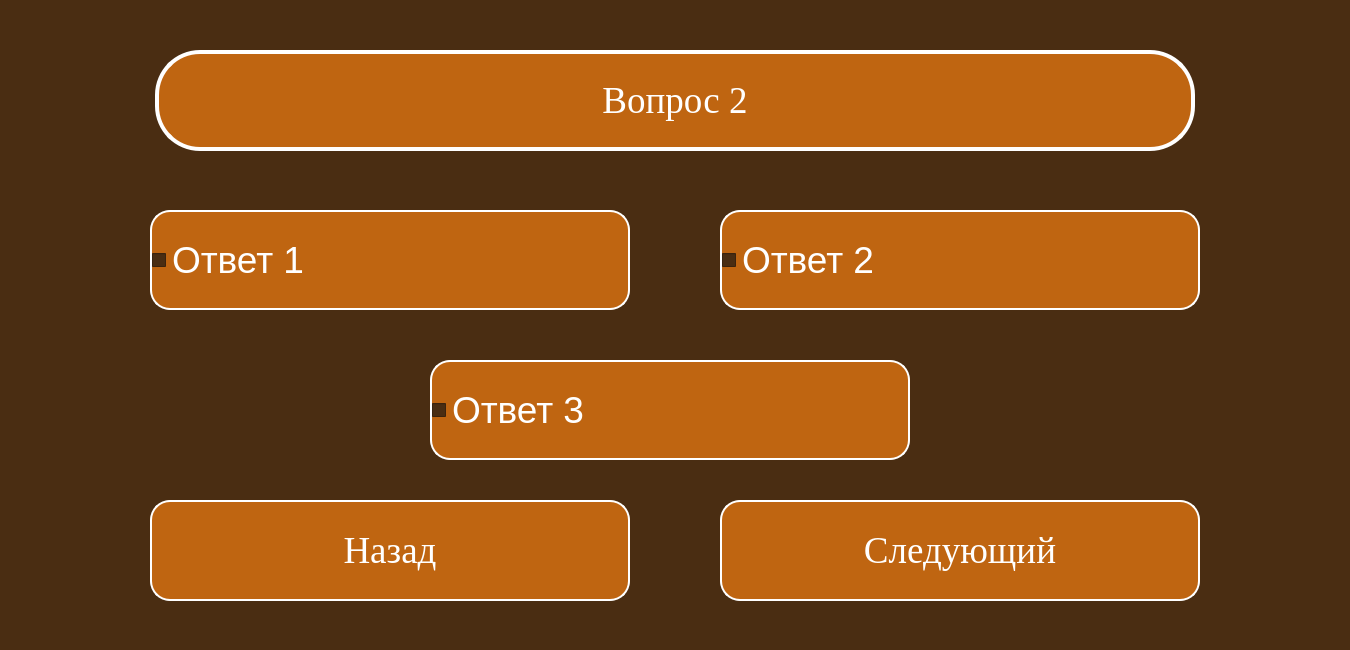
<?xml version="1.0" encoding="UTF-8"?>
<ui version="4.0">
 <class>Dialog</class>
 <widget class="QDialog" name="Dialog">
  <property name="geometry">
   <rect>
    <x>0</x>
    <y>0</y>
    <width>1350</width>
    <height>650</height>
   </rect>
  </property>
  <property name="windowTitle">
   <string>GeleosTest</string>
  </property>
  <property name="styleSheet">
   <string notr="true">background-color: rgb(74, 45, 18);
font-size:28pt;</string>
  </property>
  <widget class="QCheckBox" name="btn1">
   <property name="geometry">
    <rect>
     <x>150</x>
     <y>210</y>
     <width>480</width>
     <height>100</height>
    </rect>
   </property>
   <property name="font">
    <font>
     <pointsize>28</pointsize>
    </font>
   </property>
   <property name="styleSheet">
    <string notr="true">QCheckBox:unchecked {
color: white;
background-color: rgb(191, 101, 17);
border-radius: 20px;
border: 2px solid #ffffff;
font: 50pt &quot;Times New Roman&quot;;
}

QCheckBox:pressed {
color: rgb(191, 101, 17);
background-color: white;
border: 4px solid rgb(191, 101, 17);
font: 50pt &quot;Times New Roman&quot;;
}

QCheckBox:checked {
color: rgb(191, 101, 17);
background-color: white;
border: 4px solid rgb(191, 101, 17);
font: 50pt &quot;Times New Roman&quot;;
}</string>
   </property>
   <property name="text">
    <string>Ответ 1</string>
   </property>
  </widget>
  <widget class="QLabel" name="label">
   <property name="geometry">
    <rect>
     <x>155</x>
     <y>50</y>
     <width>1040</width>
     <height>101</height>
    </rect>
   </property>
   <property name="font">
    <font>
     <family>Times New Roman</family>
     <pointsize>50</pointsize>
     <weight>50</weight>
     <italic>false</italic>
     <bold>false</bold>
    </font>
   </property>
   <property name="styleSheet">
    <string notr="true">font: 50pt &quot;Times New Roman&quot;;
color: white;
background-color: rgb(191, 101, 17);
border-radius: 45px;
border: 4px solid #ffffff;</string>
   </property>
   <property name="text">
    <string>Вопрос 2</string>
   </property>
   <property name="scaledContents">
    <bool>false</bool>
   </property>
   <property name="alignment">
    <set>Qt::AlignCenter</set>
   </property>
   <property name="wordWrap">
    <bool>true</bool>
   </property>
  </widget>
  <widget class="QCheckBox" name="btn3">
   <property name="geometry">
    <rect>
     <x>430</x>
     <y>360</y>
     <width>480</width>
     <height>100</height>
    </rect>
   </property>
   <property name="font">
    <font>
     <pointsize>28</pointsize>
    </font>
   </property>
   <property name="styleSheet">
    <string notr="true">QCheckBox:unchecked {
color: white;
background-color: rgb(191, 101, 17);
border-radius: 20px;
border: 2px solid #ffffff;
font: 50pt &quot;Times New Roman&quot;;
}

QCheckBox:pressed {
color: rgb(191, 101, 17);
background-color: white;
border: 4px solid rgb(191, 101, 17);
font: 50pt &quot;Times New Roman&quot;;
}

QCheckBox:checked {
color: rgb(191, 101, 17);
background-color: white;
border: 4px solid rgb(191, 101, 17);
font: 50pt &quot;Times New Roman&quot;;
}</string>
   </property>
   <property name="text">
    <string>Ответ 3</string>
   </property>
  </widget>
  <widget class="QCheckBox" name="btn2">
   <property name="geometry">
    <rect>
     <x>720</x>
     <y>210</y>
     <width>480</width>
     <height>100</height>
    </rect>
   </property>
   <property name="font">
    <font>
     <pointsize>28</pointsize>
    </font>
   </property>
   <property name="styleSheet">
    <string notr="true">QCheckBox:unchecked {
color: white;
background-color: rgb(191, 101, 17);
border-radius: 20px;
border: 2px solid #ffffff;
font: 50pt &quot;Times New Roman&quot;;
}

QCheckBox:pressed {
color: rgb(191, 101, 17);
background-color: white;
border: 4px solid rgb(191, 101, 17);
font: 50pt &quot;Times New Roman&quot;;
}

QCheckBox:checked {
color: rgb(191, 101, 17);
background-color: white;
border: 4px solid rgb(191, 101, 17);
font: 50pt &quot;Times New Roman&quot;;
}</string>
   </property>
   <property name="text">
    <string>Ответ 2</string>
   </property>
  </widget>
  <widget class="QPushButton" name="behindButton">
   <property name="geometry">
    <rect>
     <x>150</x>
     <y>500</y>
     <width>480</width>
     <height>101</height>
    </rect>
   </property>
   <property name="font">
    <font>
     <family>Times New Roman</family>
     <pointsize>50</pointsize>
     <weight>50</weight>
     <italic>false</italic>
     <bold>false</bold>
    </font>
   </property>
   <property name="styleSheet">
    <string notr="true">QPushButton {
color: white;
background-color: rgb(191, 101, 17);
border-radius: 20px;
border: 2px solid #ffffff;
font: 50pt &quot;Times New Roman&quot;;
}

QPushButton:pressed {
color: rgb(191, 101, 17);
background-color: white;
border: 4px solid rgb(191, 101, 17);
font: 50pt &quot;Times New Roman&quot;;
}</string>
   </property>
   <property name="text">
    <string>Назад</string>
   </property>
  </widget>
  <widget class="QPushButton" name="nextButton">
   <property name="geometry">
    <rect>
     <x>720</x>
     <y>500</y>
     <width>480</width>
     <height>101</height>
    </rect>
   </property>
   <property name="font">
    <font>
     <family>Times New Roman</family>
     <pointsize>50</pointsize>
     <weight>50</weight>
     <italic>false</italic>
     <bold>false</bold>
    </font>
   </property>
   <property name="styleSheet">
    <string notr="true">QPushButton {
color: white;
background-color: rgb(191, 101, 17);
border-radius: 20px;
border: 2px solid #ffffff;
font: 50pt &quot;Times New Roman&quot;;
}

QPushButton:pressed {
color: rgb(191, 101, 17);
background-color: white;
border: 4px solid rgb(191, 101, 17);
font: 50pt &quot;Times New Roman&quot;;
}</string>
   </property>
   <property name="text">
    <string>Следующий</string>
   </property>
  </widget>
 </widget>
 <resources/>
 <connections/>
</ui>
